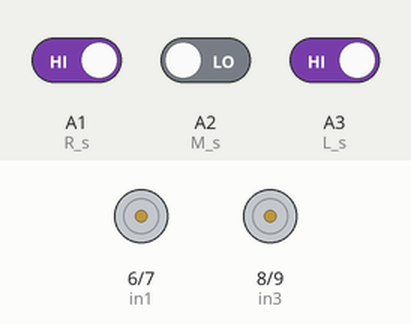
Recording of a sketch running on a simulated Arduino Uno, built with avr-gcc and run on an emulated ATmega328P. On the bench: motor-driver pin pairs drawn as motors (green arrow = first pin HIGH = forward, orange = second pin HIGH = backward, longer = more drive, scaled by the enable pin). The test bench sets the inputs (shaded band); at power-on: A1 (R_s) HIGH, A2 (M_s) LOW, A3 (L_s) HIGH.

Above: at 1.2 s.
1.3 s: A1 (R_s) driven LOW
At 2.3 s:
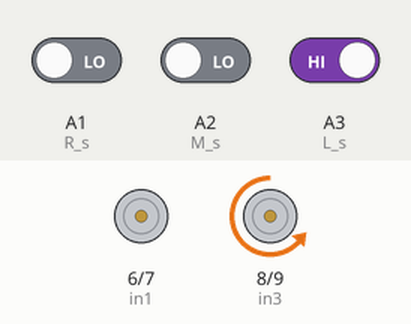
2.8 s: A2 (M_s) driven HIGH
At 3.4 s:
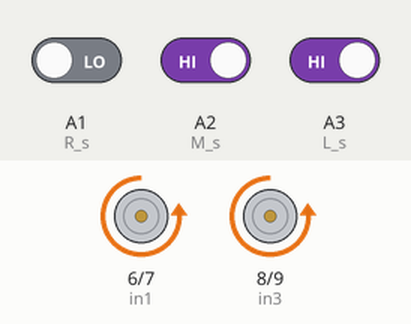
4.3 s: A3 (L_s) driven LOW
At 5.5 s:
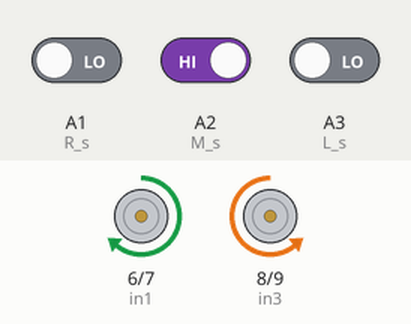
5.8 s: A1 (R_s) driven HIGH
At 6.9 s:
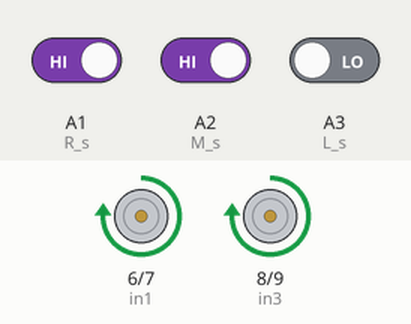
7.3 s: A2 (M_s) driven LOW
At 8.0 s:
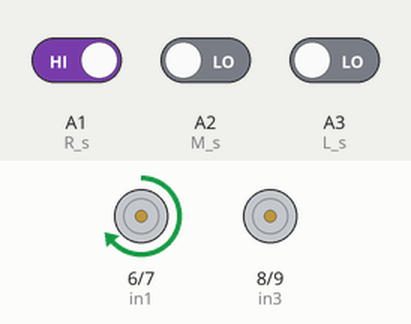
Timing chart, 0 to 9.8 s (numbered marks = the images above; inputs shaded):
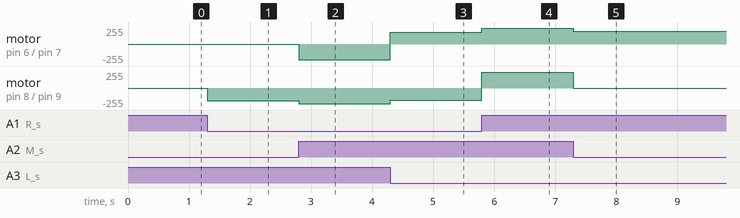

The sketch:

Code.ino
```cpp
// --- Motor Control Pins (L298N Driver) ---
int in1 = 6;
int in2 = 7;
int in3 = 8;
int in4 = 9;

// --- Speed Control Pins (PWM) ---
int enA = 5;  // Enable Pin for Motor A
int enB = 10; // Enable Pin for Motor B

// --- IR Sensor Pins ---
int L_s = A3; // Left Sensor
int M_s = A2; // Middle Sensor
int R_s = A1; // Right Sensor

// --- Robot Speeds (Adjust as needed) ---
int N_speed = 180; // Normal Speed (Forward)
int R_speed = 235; // Rapid/Sharp Turn Speed
int F_speed = 190; // Fast/Slow Turn Speed

void setup() {
  // Set Motor pins as Outputs
  pinMode(in1, OUTPUT);
  pinMode(in2, OUTPUT);
  pinMode(in3, OUTPUT);
  pinMode(in4, OUTPUT);
  pinMode(enA, OUTPUT);
  pinMode(enB, OUTPUT);

  // Set Sensor pins as Inputs
  pinMode(L_s, INPUT);
  pinMode(M_s, INPUT);
  pinMode(R_s, INPUT);
}

void loop() {
  // Read sensor values (1 = Line/Black, 0 = No Line/White - depends on sensor type)
  // Note: Usually IR sensors give 1 on black line and 0 on white surface, or vice versa.
  // Adjust logic below if your sensors logic is inverted.
  bool L = digitalRead(L_s);
  bool M = digitalRead(M_s);
  bool R = digitalRead(R_s);

  // --- Movement Logic ---

  // 1. Forward: Middle sensor is on the line
  if (L == 0 && R == 0 && M == 1) {
    forward();
  }
  // 2. Sharp Left Turn: Left sensor is on the line
  else if (L == 1 && R == 0 && M == 1) {
    left();
  }
  // 3. Slow Left Turn (Correction)
  else if (L == 1 && R == 0 && M == 0) {
    slowleft();
  }
  // 4. Sharp Right Turn: Right sensor is on the line
  else if (L == 0 && R == 1 && M == 1) {
    Right();
  }
  // 5. Slow Right Turn (Correction)
  else if (L == 0 && R == 1 && M == 0) {
    slowRight();
  }
  // 6. Stop: All sensors on the line (Intersection/End)
  else if (L == 1 && R == 1 && M == 1) {
    Stop();
  }
}

// --- Movement Functions ---

void forward() {
  // Left Motor -> Forward
  digitalWrite(in1, HIGH);
  digitalWrite(in2, LOW);

  // Right Motor -> Forward
  digitalWrite(in3, LOW);
  digitalWrite(in4, HIGH); // Check wiring if wheels spin backward

  // Set Speed
  analogWrite(enA, N_speed);
  analogWrite(enB, N_speed);
}

void left() {
  // Sharp Left: Left Motor Backward, Right Motor Forward

  // Left Motor -> Backward
  digitalWrite(in1, LOW);
  digitalWrite(in2, HIGH);

  // Right Motor -> Forward
  digitalWrite(in3, LOW);
  digitalWrite(in4, HIGH);

  analogWrite(enA, R_speed);
  analogWrite(enB, R_speed);
}

void slowleft() {
  // Slow Left: Left Motor Stop, Right Motor Forward

  digitalWrite(in1, LOW);
  digitalWrite(in2, LOW);

  digitalWrite(in3, LOW);
  digitalWrite(in4, HIGH);

  analogWrite(enA, F_speed);
  analogWrite(enB, F_speed);
}

void Right() {
  // Sharp Right: Left Motor Forward, Right Motor Backward

  // Left Motor -> Forward
  digitalWrite(in1, HIGH);
  digitalWrite(in2, LOW);

  // Right Motor -> Backward
  digitalWrite(in3, HIGH);
  digitalWrite(in4, LOW);

  analogWrite(enA, R_speed);
  analogWrite(enB, R_speed);
}

void slowRight() {
  // Slow Right: Left Motor Forward, Right Motor Stop

  digitalWrite(in1, HIGH);
  digitalWrite(in2, LOW);

  digitalWrite(in3, LOW);
  digitalWrite(in4, LOW);

  analogWrite(enA, F_speed);
  analogWrite(enB, F_speed);
}

void Stop() {
  // Stop all motors
  digitalWrite(in1, LOW);
  digitalWrite(in2, LOW);
  digitalWrite(in3, LOW);
  digitalWrite(in4, LOW);

  // Set speed to 0
  analogWrite(enA, 0);
  analogWrite(enB, 0);
}
```

Measured:
- after the input at 1.3 s, motor on pin 8 (in3) / pin 9 (in4): stopped → backward 190/255 at once
- after the input at 2.8 s, motor on pin 6 (in1) / pin 7 (in2): stopped → backward 235/255 at once; motor on pin 8 (in3) / pin 9 (in4): backward 190/255 → backward 235/255 at once
- after the input at 4.3 s, motor on pin 6 (in1) / pin 7 (in2): backward 235/255 → forward 180/255 at once; motor on pin 8 (in3) / pin 9 (in4): backward 235/255 → backward 180/255 at once
- after the input at 5.8 s, motor on pin 6 (in1) / pin 7 (in2): forward 180/255 → forward 235/255 at once; motor on pin 8 (in3) / pin 9 (in4): backward 180/255 → forward 235/255 at once
- after the input at 7.3 s, motor on pin 6 (in1) / pin 7 (in2): forward 235/255 → forward 190/255 at once; motor on pin 8 (in3) / pin 9 (in4): forward 235/255 → stopped at once
